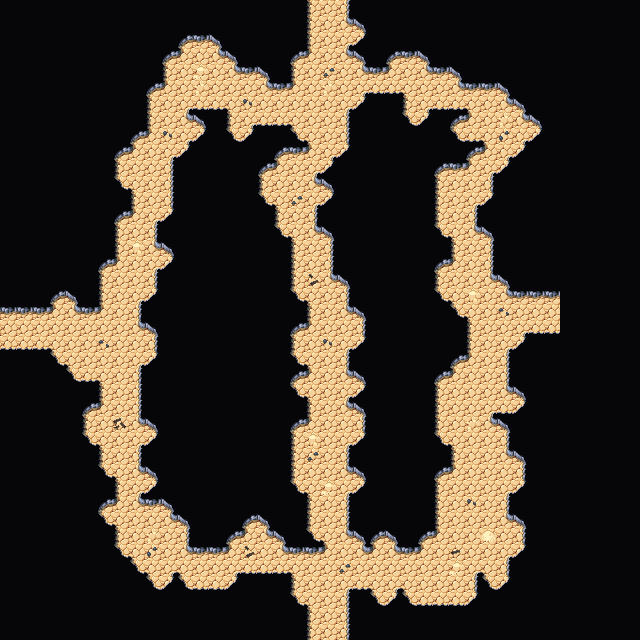

Rendered tile map (Tiled .tmx) drawn with the repository's tilesets; below, a short description and the map source with its tile grids summarised:
An orthogonal 40x40 tile map with 16x16 px tiles, 4 tile layers (Collision, Background, Walls, Clutter), 2 tilesets and 4 objects.

<map version="1.5" tiledversion="1.7.2" orientation="orthogonal" renderorder="right-down" width="40" height="40" tilewidth="16" tileheight="16" infinite="0" nextlayerid="7" nextobjectid="64">
 <editorsettings>
  <export target="wastetown..tmx" format="tmx" />
 </editorsettings>
 <tileset firstgid="1" source="../../../tileset/main.tsx" />
 <tileset firstgid="3477" source="../../../tileset/buildings.tsx" />
 <layer id="6" name="Collision" width="40" height="40">
  <data>[1600 cells, 0 non-empty, 0 distinct tile ids]</data>
 </layer>
 <layer id="1" name="Background" width="40" height="40">
  <data>[1600 cells, 1600 non-empty, 1 distinct tile ids]</data>
 </layer>
 <layer id="2" name="Walls" width="40" height="40">
  <data>[1600 cells, 1418 non-empty, 19 distinct tile ids]</data>
 </layer>
 <layer id="3" name="Clutter" width="40" height="40">
  <properties>
   <property name="spriteLayer" type="bool" value="true" />
  </properties>
  <data>[1600 cells, 26 non-empty, 11 distinct tile ids]</data>
 </layer>
 <objectgroup id="4" name="Objects">
  <object id="59" template="../../../obj/door_right.tx" x="0.66667" y="336.833">
   <properties>
    <property name="teleport" value="../common/maps/map/cave/cave_multilevel_4/cave_23D6.tmx" />
    <property name="teleportObjectId" value="60" />
   </properties>
  </object>
  <object id="61" template="../../../obj/door_down.tx" x="319.333" y="19.3333">
   <properties>
    <property name="teleport" value="../common/maps/map/cave/cave_multilevel_4/cave_23C7.tmx" />
    <property name="teleportObjectId" value="60" />
   </properties>
  </object>
  <object id="62" template="../../../obj/door_up.tx" x="322.639" y="639.376">
   <properties>
    <property name="teleport" value="../common/maps/map/cave/cave_multilevel_4/cave_23E7.tmx" />
    <property name="teleportObjectId" value="61" />
   </properties>
  </object>
  <object id="63" template="../../../obj/door_left.tx" x="542.978" y="325.59">
   <properties>
    <property name="teleport" value="../common/maps/map/cave/cave_multilevel_4/cave_23D8.tmx" />
    <property name="teleportObjectId" value="59" />
   </properties>
  </object>
 </objectgroup>
</map>
